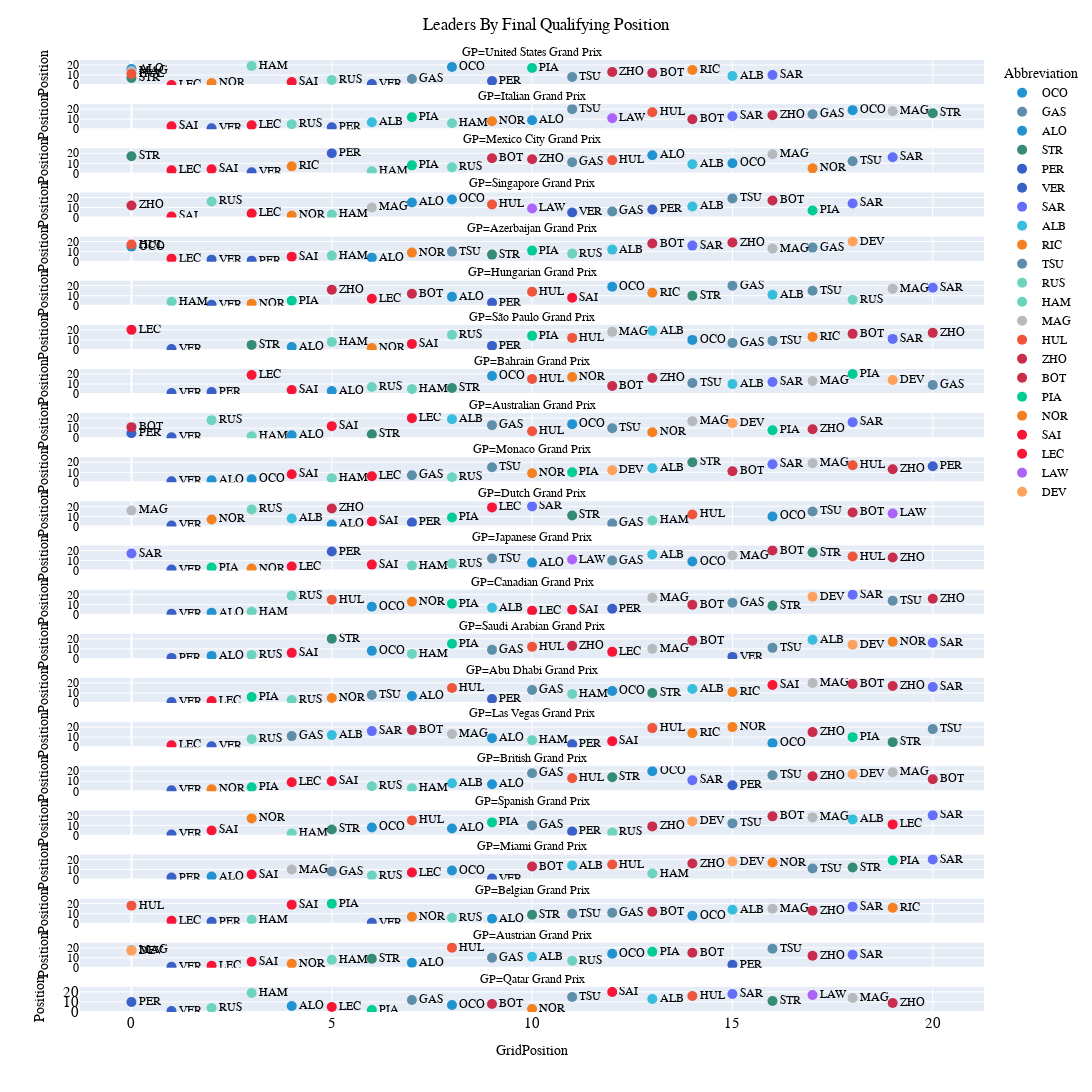

The code cell stored with this chart in its notebook:
### Code cell
fig_scatter_grid_vs_final=px.scatter(GP_2023, 
           x="GridPosition", 
           y="Position", 
           color='Abbreviation',
           facet_col='GP', facet_col_wrap=1, 
           text='Abbreviation',
           facet_row_spacing=0.02, # default is 0.07 when facet_col_wrap is used
           facet_col_spacing=0.04,
           height=4000,
           width=1800,
           range_y=[0,25],
           color_discrete_map={
                 "HAM": "#6CD3BF",
                 "VER": "#3860C6",
                 "OCO": "#2293D1",
                 "NOR": "#F58020",
                 "MAG": "#B6BABD",
                 "ALB": "#37BEDD",
                 "BOT": "#C92D4B",
                 "LEC": "#F91536",
                 "VET": "#358C75",
                 "GAS": "#5E8FAA",
                 "RUS": "#6CD3BF",
                 "PER": "#3860C6",
                 "ALO": "#2293D1",
                 "RIC": "#F58020",
                 "MSC": "#B6BABD",
                 "LAT": "#37BEDD",
                 "ZHO": "#C92D4B",
                 "SAI": "#F91536",
                 "STR": "#358C75",
                 "TSU": "#5E8FAA"
                 },
            hover_data=["Abbreviation"]
        )

fig_scatter_grid_vs_final.update_layout(
    title="Final Position vs. Grid Position",
    hoverlabel=dict(
        bgcolor="white",
        font_size=15,
        font_family="PT Sans Narrow"
    ),
    title_x=0.5,
    yaxis = dict(tickfont = dict(size=15)),
    xaxis = dict(tickfont = dict(size=15)),
    font=dict(
        family="PT Sans Narrow",
        size=12,
        color="Black"
    ),
    title_font_family="PT Sans Narrow"
)
fig_scatter_grid_vs_final.update_traces(textposition='middle right', marker=dict(size=10))
